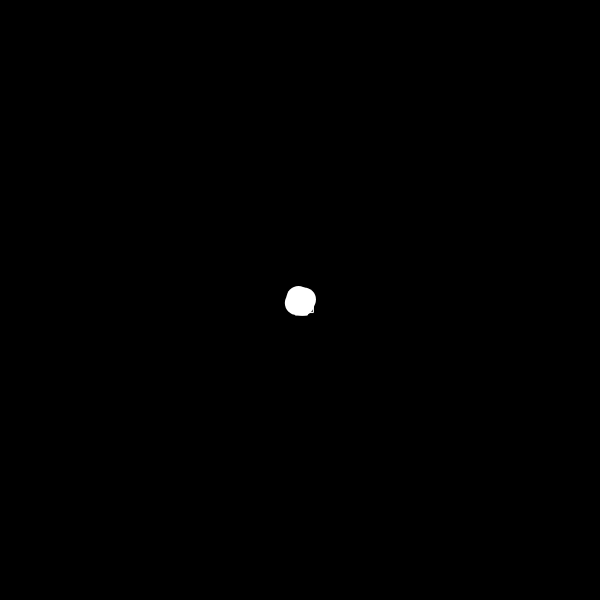
Frame 1 (no input)
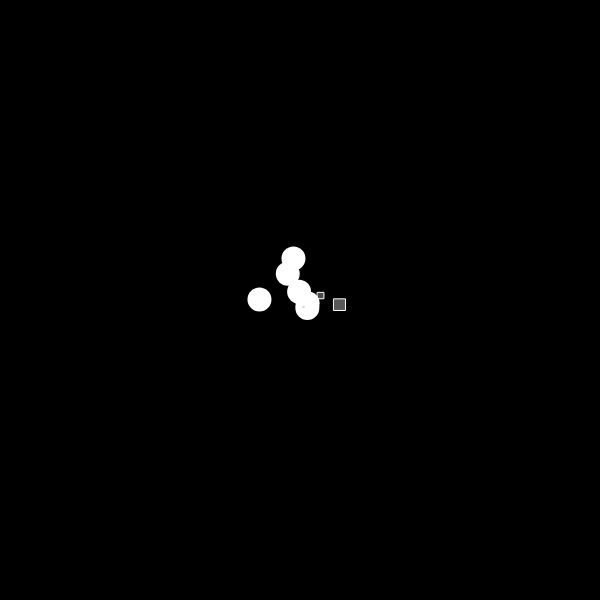
Frame 60 (no input)
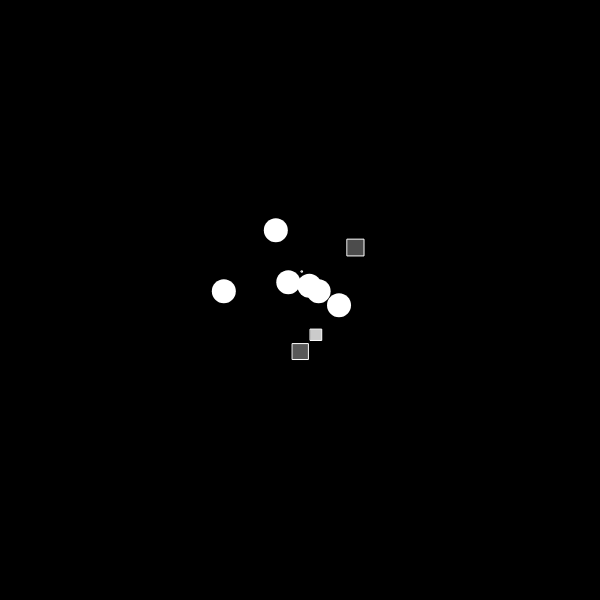
Frame 120 (the mouse pressed at the canvas centre since frame 60)

The p5.js sketch that drew these frames (run headless with seeded random() and noise() and a simulated clock; from frame 60 on, the mouse is pressed at the canvas centre):

// p5.js sketch
// ── sketch.js
// Polymorphism in JavaScript
// The Coding Train / Daniel Shiffman
// https://youtu.be/8a5BkwuZRK0
// https://thecodingtrain.com/Tutorials/16-javascript-es6/16.18-polymorphism.html
// https://editor.p5js.org/codingtrain/sketches/7MhdISflX

let particles = [];

function setup() {
  createCanvas(600, 600);
  for (let i = 0; i < 10; i++) {
    if (random(1) < 0.5) {
      particles[i] = new Particle(300, 300);
    } else {
      particles[i] = new Confetti(300, 300);
    }
  }
}

function draw() {
  background(0);
  for (let p of particles) {
    p.update();
    p.show();
  }
}

// ── particle.js
// Polymorphism in JavaScript
// The Coding Train / Daniel Shiffman
// https://youtu.be/8a5BkwuZRK0
// https://thecodingtrain.com/Tutorials/16-javascript-es6/16.18-polymorphism.html
// https://editor.p5js.org/codingtrain/sketches/7MhdISflX

class Particle {
  constructor(x, y) {
    this.x = x;
    this.y = y;
  }

  update() {
    this.x += random(-5, 5);
    this.y += random(-5, 5);
  }

  show() {
    stroke(255);
    strokeWeight(24);
    point(this.x, this.y);
  }
}

// ── square.js
// Polymorphism in JavaScript
// The Coding Train / Daniel Shiffman
// https://youtu.be/8a5BkwuZRK0
// https://thecodingtrain.com/Tutorials/16-javascript-es6/16.18-polymorphism.html
// https://editor.p5js.org/codingtrain/sketches/7MhdISflX

class Confetti extends Particle {
  constructor(x, y) {
    super(x, y);
    this.bright = random(255);
    this.r = 10;
  }

  update() {
    super.update();
    this.r += random(-2, 2);
  }

  show() {
    strokeWeight(1);
    stroke(255);
    fill(this.bright);
    square(this.x, this.y, this.r);
  }
}
